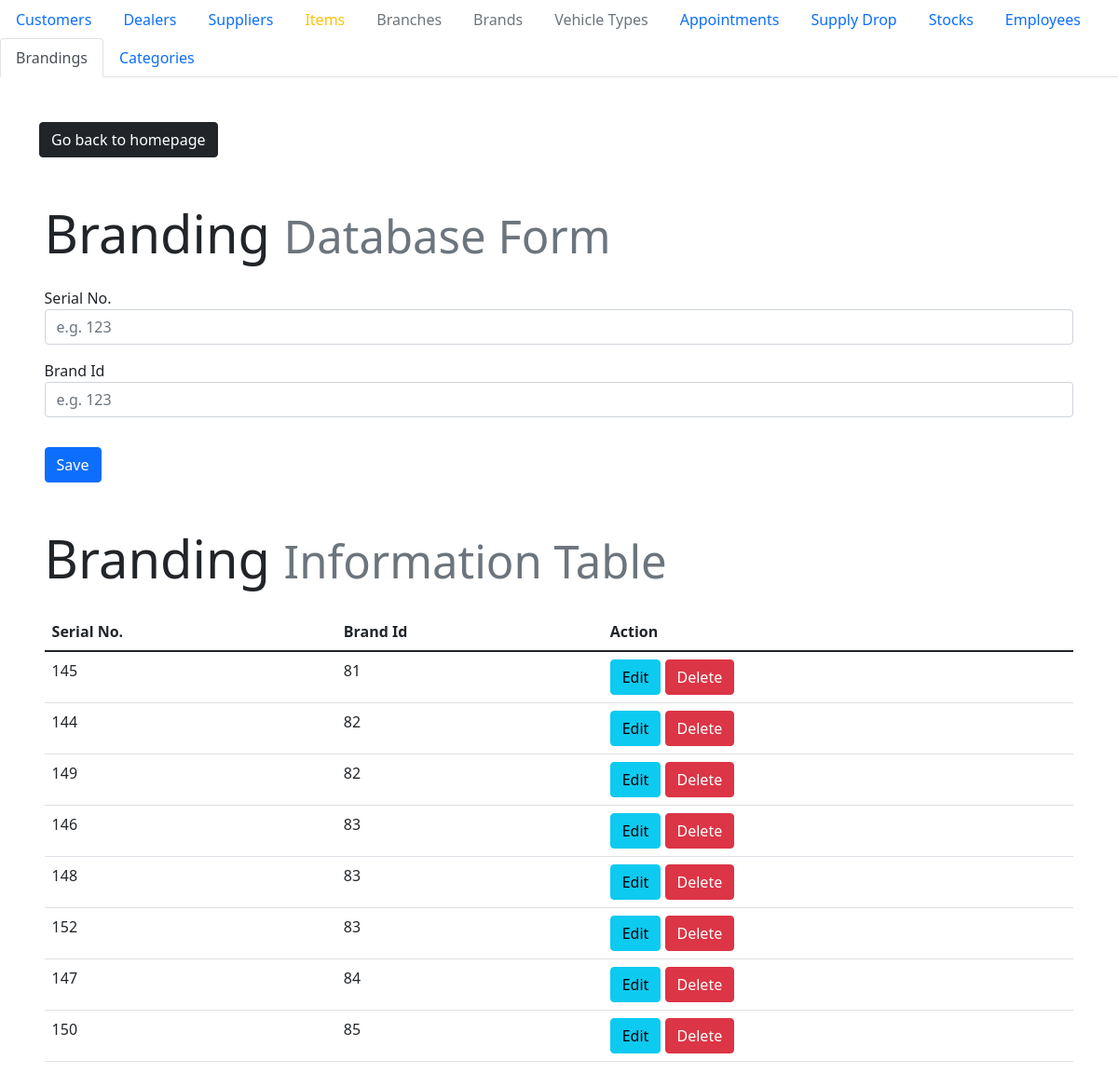
/avalon/admin/branded.php, run on the app's committed database.
### tables this page shows
CREATE TABLE `branded` (
  `serial_no` int(10) NOT NULL,
  `brand_id` int(10) DEFAULT NULL
);

### avalon/admin/branded.php (the view, shortened to what this page needs)
<!DOCTYPE html>
<html lang="en">
<head>
    <link rel="stylesheet" href="style.css">
    <link href="https://cdn.jsdelivr.net/npm/bootstrap@5.1.3/dist/css/bootstrap.min.css" rel="stylesheet">
</head>
<body>
    <ul class="nav nav-tabs">
    <li class="nav-item">
        <a class="nav-link" href="./index.php">Customers</a>
    </li>
    <li class="nav-item">
        <a class="nav-link" href="./dealer.php">Dealers</a>
    </li>
    <li class="nav-item">
        <a class="nav-link" href="./supplier.php">Suppliers</a>
    </li>
    <li class="nav-item">
        <a class="nav-link text-warning" href="./item.php">Items</a>
    </li>
    <li class="nav-item">
        <a class="nav-link text-muted" href="./branch.php">Branches</a>
    </li>
    <li class="nav-item">
        <a class="nav-link text-muted" href="./brand.php">Brands</a>
    </li>
    <li class="nav-item">
        <a class="nav-link text-muted" href="./vehicle_type.php">Vehicle Types</a>
    </li>
    <li class="nav-item">
        <a class="nav-link" href="./appointment-admin.php">Appointments</a>
    </li>
    <li class="nav-item">
        <a class="nav-link" href="./provides.php">Supply Drop</a>
    </li>
    <li class="nav-item">
        <a class="nav-link" href="./stocks.php">Stocks</a>
    </li>
    <li class="nav-item">
        <a class="nav-link" href="./works_at.php">Employees</a>
    </li>
    <li class="nav-item">
        <a class="nav-link active" href="./branded.php">Brandings</a>
    </li>
    <li class="nav-item">
        <a class="nav-link" href="./categorized.php">Categories</a>
    </li>
    </ul>
    <?php require_once 'process_branded.php'; ?>
    <div class="container transition">
    <div style="padding-top: 3em;">
        <a class="btn btn-dark" href="../foradmin.php" role="button">Go back to homepage</a>
    </div>
    <div class="mx-auto" style="width: 99%; padding-top: 3em;">
    <h1 class="display-4">Branding <small class="text-muted">Database Form</small></h1>
        <form action="process_branded.php" method="POST">
            <div class="col form-group" style="padding-top: 1em">
                <label for="">Serial No.</label>
                <input type="text" name="serial_no" class="form-control" value="<?php echo $serial_no; ?>" placeholder="e.g. 123" required autofocus pattern="^[0-9]*$">
            </div>
            <div class="col form-group" style="padding-top: 1em">
                <label for="">Brand Id</label>
                <input type="text" name="brand_id" class="form-control" value="<?php echo $brand_id; ?>" placeholder="e.g. 123" required autofocus pattern="^[0-9]*$">
            </div>
            <div class="form-group" style="padding-top: 2em">
                <?php
                if ($update == true):
                ?>
                    <button type="submit" class="btn btn-info" name="update">Update</button>
                <?php else: ?>
                    <button type="submit" class="btn btn-primary" name="save">Save</button>
                <?php endif; ?>
            </div>
        </form>
    </div>
    <?php
        $mysqli = new mysqli('localhost', 'root', '', 'sza') or die(mysqli_error($mysqli));
        $result = $mysqli->query("SELECT * FROM branded") or die(mysqli_error);
    ?>
    <div class="mx-auto" style="width: 99%; padding-top: 3em; padding-bottom: 5em;">
    <h1 class="display-4" style="padding-bottom: 0.3em;">Branding <small class="text-muted">Information Table</small></h1>
        <table class="table">
            <thead>
                <tr>
                    <th>Serial No.</th>
                    <th>Brand Id</th>
                    <th>Action</th>
                </tr>
            </thead>
        <?php
            while ($row = $result->fetch_assoc()): ?>
                <tr>
                    <td><?php echo $row['serial_no']; ?></td>
                    <td><?php echo $row['brand_id']; ?></td>
                    <td>
                        <a href="branded.php?edit=<?php echo $row['serial_no']; ?>"
                            class="btn btn-info">Edit</a>
                        <button onclick="check(<?php echo $row['serial_no']; ?>)" type="button" class="btn btn-danger">Delete</button>
                    </td>
                </tr>
            <?php endwhile; ?>
        </table>
    </div>
    </div>
</body>
</html>

### avalon/admin/style.css (style rules this page uses)
.transition { animation: transitionIn 0.5s; }

### data on the page
branded: serial_no "145", brand "81"
branded: serial_no "144", brand "82"
branded: serial_no "149", brand "82"
branded: serial_no "146", brand "83"
branded: serial_no "148", brand "83"
branded: serial_no "152", brand "83"
branded: serial_no "147", brand "84"
branded: serial_no "150", brand "85"
